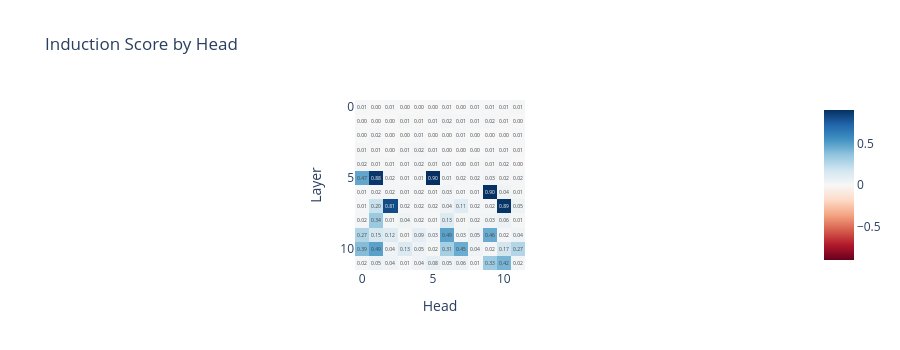

This figure's notebook cell:
### Markdown cell above
Perform the same analysis on your `gpt2_small`. You should observe that some heads, particularly in a couple of the middle layers, have high induction scores. Use CircuitsVis to plot the attention patterns for these heads when run on the repeated token sequences, and verify that they look like induction heads.

Note - you can make CircuitsVis plots (and other visualisations) using hooks rather than plotting directly from the cache. For example, we've given you a hook function which will display the attention patterns at a given hook when you include it in a call to `model.run_with_hooks`.

### Code cell
def visualize_pattern_hook(
    pattern: Float[Tensor, "batch head_index dest_pos source_pos"],
    hook: HookPoint,
):
    print("Layer: ", hook.layer())
    display(cv.attention.attention_patterns(tokens=gpt2_small.to_str_tokens(rep_tokens[0]), attention=pattern.mean(0)))

induction_score_store = t.zeros((gpt2_small.cfg.n_layers, gpt2_small.cfg.n_heads), device=gpt2_small.cfg.device)

gpt2_small.run_with_hooks(
    rep_tokens_10,
    return_type=None,  # For efficiency, we don't need to calculate the logits
    fwd_hooks=[(pattern_hook_names_filter, induction_score_hook)],
)

imshow(
    induction_score_store,
    labels={"x": "Head", "y": "Layer"},
    title="Induction Score by Head",
    text_auto=".2f",
    width=900,
    height=350,
)

# YOUR CODE HERE - find induction heads in gpt2_small
layers_filter = lambda name: name.startswith("blocks") and name.endswith("attn.hook_pattern") and ("5" in name or "6" in name or "7" in name)  # Filter for layers 3,4,5 and heads with high induction scores

gpt2_small.run_with_hooks(
   rep_tokens_10,
   return_type=None,  # For efficiency, we don't need to calculate the logits
   fwd_hooks=[(layers_filter, visualize_pattern_hook)],
)

### Figure 1 — Plotly figure (JSON) as saved in the notebook; plotly's stock layout.template omitted (floating-point values rounded to 4 significant figures; data arrays with more than 128 entries replaced by an {"elided": "..."} marker saying what was removed)
{"data": [{"coloraxis": "coloraxis", "hovertemplate": "Head: %{x}<br>Layer: %{y}<br>color: %{z}<extra></extra>", "name": "0", "texttemplate": "%{z:.2f}", "type": "heatmap", "xaxis": "x", "yaxis": "y", "z": {"elided": "12x12 float values"}}], "layout": {"coloraxis": {"autocolorscale": false, "cmid": 0, "colorscale": [[0, "rgb(103,0,31)"], [0.1, "rgb(178,24,43)"], [0.2, "rgb(214,96,77)"], [0.3, "rgb(244,165,130)"], [0.4, "rgb(253,219,199)"], [0.5, "rgb(247,247,247)"], [0.6, "rgb(209,229,240)"], [0.7, "rgb(146,197,222)"], [0.8, "rgb(67,147,195)"], [0.9, "rgb(33,102,172)"], [1, "rgb(5,48,97)"]]}, "height": 350, "title": {"text": "Induction Score by Head"}, "width": 900, "xaxis": {"anchor": "y", "constrain": "domain", "domain": [0, 1], "scaleanchor": "y", "title": {"text": "Head"}}, "yaxis": {"anchor": "x", "autorange": "reversed", "constrain": "domain", "domain": [0, 1], "title": {"text": "Layer"}}}}
